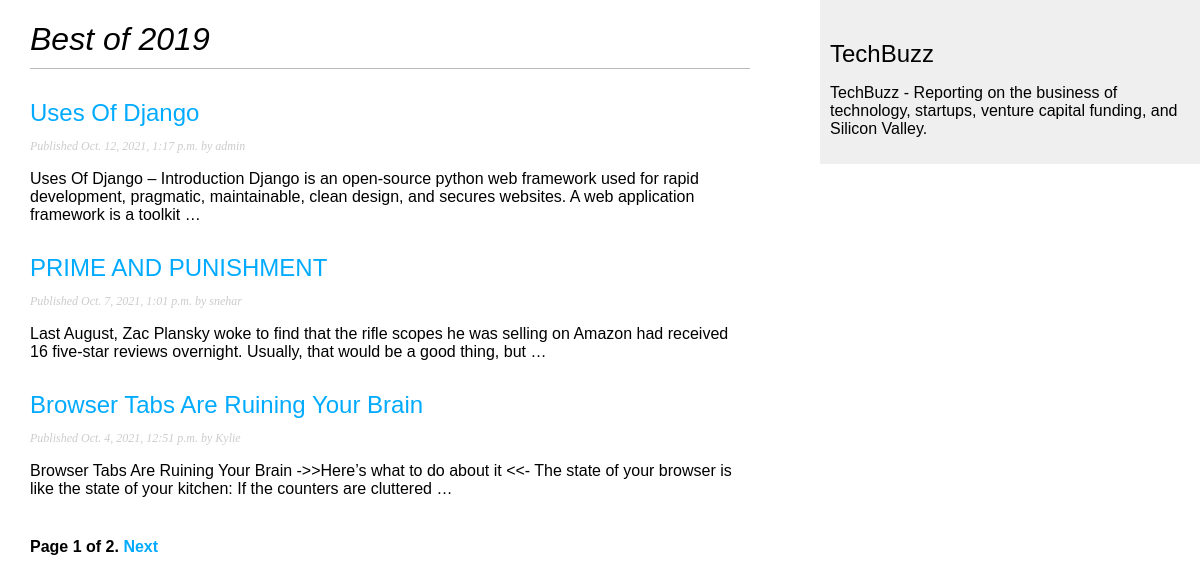
The page / on the database its author committed.
### blog/models.py (models this page shows, shortened)
class Post(models.Model):
    STATUS_CHOICES = (
        ('draft', 'Draft'),
        ('published', 'Published'),
    )
    title = models.CharField(max_length=250)
    slug = models.SlugField(max_length=250,
                            unique_for_date='publish')
    author = models.ForeignKey(User,
                               on_delete=models.CASCADE,
                               related_name='blog_posts')
    body = models.TextField()
    publish = models.DateTimeField(default=timezone.now)
    created = models.DateTimeField(auto_now_add=True)
    updated = models.DateTimeField(auto_now=True)
    status = models.CharField(max_length=10,
                              choices=STATUS_CHOICES,
                              default='draft')
    objects = models.Manager() # The default manager.
    published = PublishedManager() # Our custom manager.
    class Meta:
        ordering = ('-publish',)
    def get_absolute_url(self):
        return reverse('blog:post_detail',
                       args=[self.publish.year,
                             self.publish.month,
                             self.publish.day,
                             self.slug])

### blog/views.py (the view)
# urls.py: path('', views.PostListView.as_view(), name='post_list'),
class PostListView(ListView):
    queryset = Post.published.all()
    context_object_name = "posts"
    paginate_by = 3
    template_name = 'blog/post/list.html'

### blog/templates/blog/post/list.html (shortened to what this page needs)
{% extends "blog/base.html" %}
{% block content %}
  <h1><em>Best of 2019</em></h1>
  {% for post in posts %}
    <h2>
      <a href="{{ post.get_absolute_url }}">
        {{ post.title }}
      </a>
    </h2>
    <p class="date">
      Published {{ post.publish }} by {{ post.author }}
    </p>
    {{ post.body|truncatewords:30|linebreaks }}
  {% endfor %}
  {% include "pagination.html" with page=page_obj %}
{% endblock %}

### blog/templates/blog/base.html (shortened to what this page needs)
{% load static %}
<!DOCTYPE html>
<html>
<head>
  <link href="{% static "css/blog.css" %}" rel="stylesheet">
</head>
<body>
  <div id="content">
    {% block content %}
    {% endblock %}
  </div>
  <div id="sidebar">
    <h2>TechBuzz</h2>
      <p>TechBuzz - Reporting on the business of technology, startups, venture capital funding, and Silicon Valley.</p>
  </div>
</body>
</html>

### blog/templates/pagination.html (shortened to what this page needs)
<div class="pagination">
  <span class="step-links">
    <span class="current">
      Page {{ page.number }} of {{ page.paginator.num_pages }}.
    </span>
      {% if page.has_next %}
        <a href="?page={{ page.next_page_number }}">Next</a>
      {% endif %}
  </span>
</div>

### blog/static/css/blog.css (style rules this page uses)
body { margin:0; padding:0; font-family:helvetica, sans-serif; }
a { color:#00abff; text-decoration:none; }
h1 { font-weight:normal; border-bottom:1px solid #bbb; padding:0 0 10px 0; }
h2 { font-weight:normal; margin:30px 0 0; }
#content { float:left; width:60%; padding:0 0 0 30px; }
#sidebar { float:right; width:30%; padding:10px; background:#efefef; height:100%; }
p.date { color:#ccc; font-family: georgia, serif; font-size: 12px; font-style: italic; }
.pagination { margin:40px 0; font-weight:bold; }

### rows shown on the page
Post: title "Uses Of Django", publish "Oct. 12, 2021, 1:17 p.m.", author "admin", body "Uses Of Django – Introduction Django is an open-source python web framework used for rapid development, pragmatic, maintainable, clean design, and secures websites. A web application framework is a toolkit …"
Post: title "PRIME AND PUNISHMENT", publish "Oct. 7, 2021, 1:01 p.m.", author "snehar", body "Last August, Zac Plansky woke to find that the rifle scopes he was selling on Amazon had received 16 five-star reviews overnight. Usually, that would be a good thing, but …"
Post: title "Browser Tabs Are Ruining Your Brain", publish "Oct. 4, 2021, 12:51 p.m.", author "Kylie", body "Browser Tabs Are Ruining Your Brain ->>Here’s what to do about it <<- The state of your browser is like the state of your kitchen: If the counters are cluttered …"

### other values the page prints
{{ page.number }} "1"
{{ page.paginator.num_pages }} "2"
